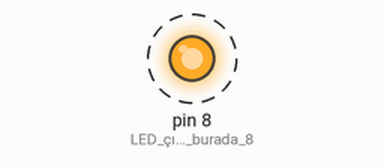
A sketch run on a simulated Arduino Uno, built with avr-gcc and run on an emulated ATmega328P. Parts: output pins drawn as LEDs (lit = HIGH). Dashed ring = blinking.

Above: at 0.3 s.
Timing chart, 0 to 3.2 s (numbered marks = the images above):
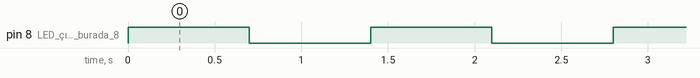

The sketch:

ILK_DENEME.ino
```cpp
 //  #define kirmizi.led 8 ---> yaparsak 8 yerine kirmizi.led yazabiliriz


void setup() {  // hangi pinlerin giriş hangilerinin çıkış oldupnu yazacağız
  pinMode(8,OUTPUT); // LED çıkış bişey burada 8 i anladı
}

void loop() {     // işi burda yapacağız
    digitalWrite(8,HIGH); //HIGH 5 v veriyor YANIYOR AMPUL
    delay(700); // 500 milisaniye bekletti

    digitalWrite(8,LOW); // kesecek
    delay(700); // yine 500 milisaniye beklesin

}
```

Measured:
- by itself, pin 8 (LED_çıkış_bişey_burada_8): alternates HIGH for 0.70 s and LOW for 0.70 s
